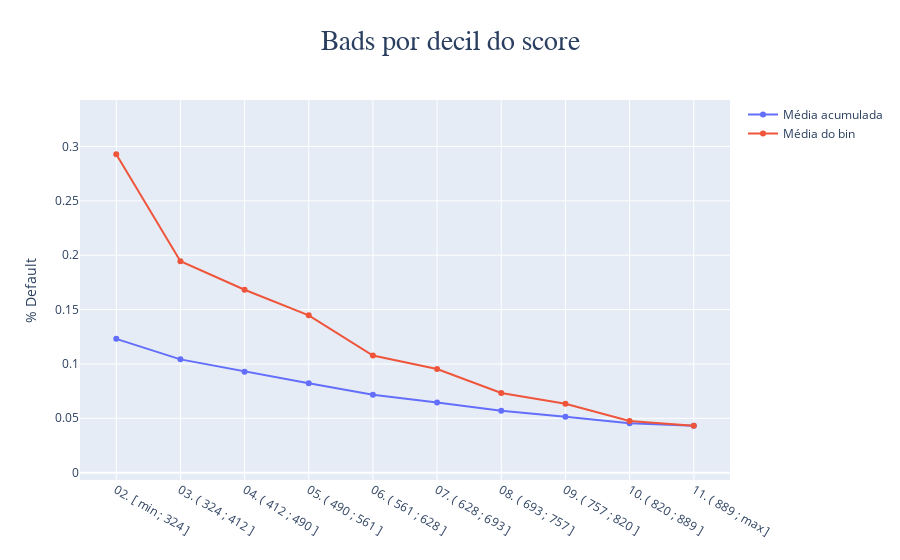

Notebook code cell kept with this figure:
### Code cell
plot_bads(df_train[target], df_train['score'], 'Bads por decil do score')

### Figure 1 — Plotly figure (JSON) as saved in the notebook; plotly's stock layout.template omitted (floating-point values rounded to 4 significant figures)
{"data": [{"mode": "lines+markers", "name": "Média acumulada", "type": "scatter", "x": ["11. ( 889 ; max ]", "10. ( 820 ; 889 ]", "09. ( 757 ; 820 ]", "08. ( 693 ; 757 ]", "07. ( 628 ; 693 ]", "06. ( 561 ; 628 ]", "05. ( 490 ; 561 ]", "04. ( 412 ; 490 ]", "03. ( 324 ; 412 ]", "02. [ min ; 324 ]"], "y": [0.04323, 0.04535, 0.05133, 0.05683, 0.06453, 0.07172, 0.08215, 0.09292, 0.1042, 0.1231]}, {"mode": "lines+markers", "name": "Média do bin", "type": "scatter", "x": ["11. ( 889 ; max ]", "10. ( 820 ; 889 ]", "09. ( 757 ; 820 ]", "08. ( 693 ; 757 ]", "07. ( 628 ; 693 ]", "06. ( 561 ; 628 ]", "05. ( 490 ; 561 ]", "04. ( 412 ; 490 ]", "03. ( 324 ; 412 ]", "02. [ min ; 324 ]"], "y": [0.04323, 0.04747, 0.0633, 0.07333, 0.09533, 0.1077, 0.1447, 0.1683, 0.1945, 0.2928]}], "layout": {"title": {"font": {"family": "Arial", "size": 28}, "text": "Bads por decil do score", "x": 0.5}, "xaxis": {"categoryorder": "category ascending", "showgrid": true}, "yaxis": {"range": [-0.006773, 0.3428], "showgrid": true, "title": {"text": "% Default"}}}}
